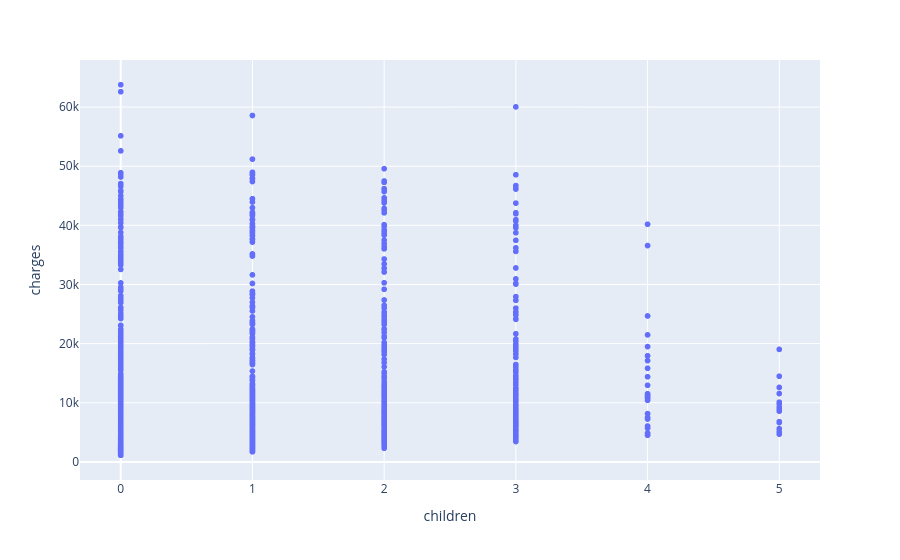

The notebook cell saved with this chart:
### Code cell
# scatter vs violin
px.scatter(medical_df, x='children', y='charges')

### Figure 1 — Plotly figure (JSON) as saved in the notebook; plotly's stock layout.template omitted (floating-point values rounded to 4 significant figures; data arrays with more than 128 entries replaced by an {"elided": "..."} marker saying what was removed)
{"data": [{"hovertemplate": "children=%{x}<br>charges=%{y}<extra></extra>", "legendgroup": "", "marker": {"color": "#636efa", "symbol": "circle"}, "mode": "markers", "name": "", "showlegend": false, "type": "scattergl", "x": {"elided": "1338 int values"}, "xaxis": "x", "y": {"elided": "1338 float values"}, "yaxis": "y"}], "layout": {"legend": {"tracegroupgap": 0}, "margin": {"t": 60}, "xaxis": {"anchor": "y", "domain": [0, 1], "title": {"text": "children"}}, "yaxis": {"anchor": "x", "domain": [0, 1], "title": {"text": "charges"}}}}
